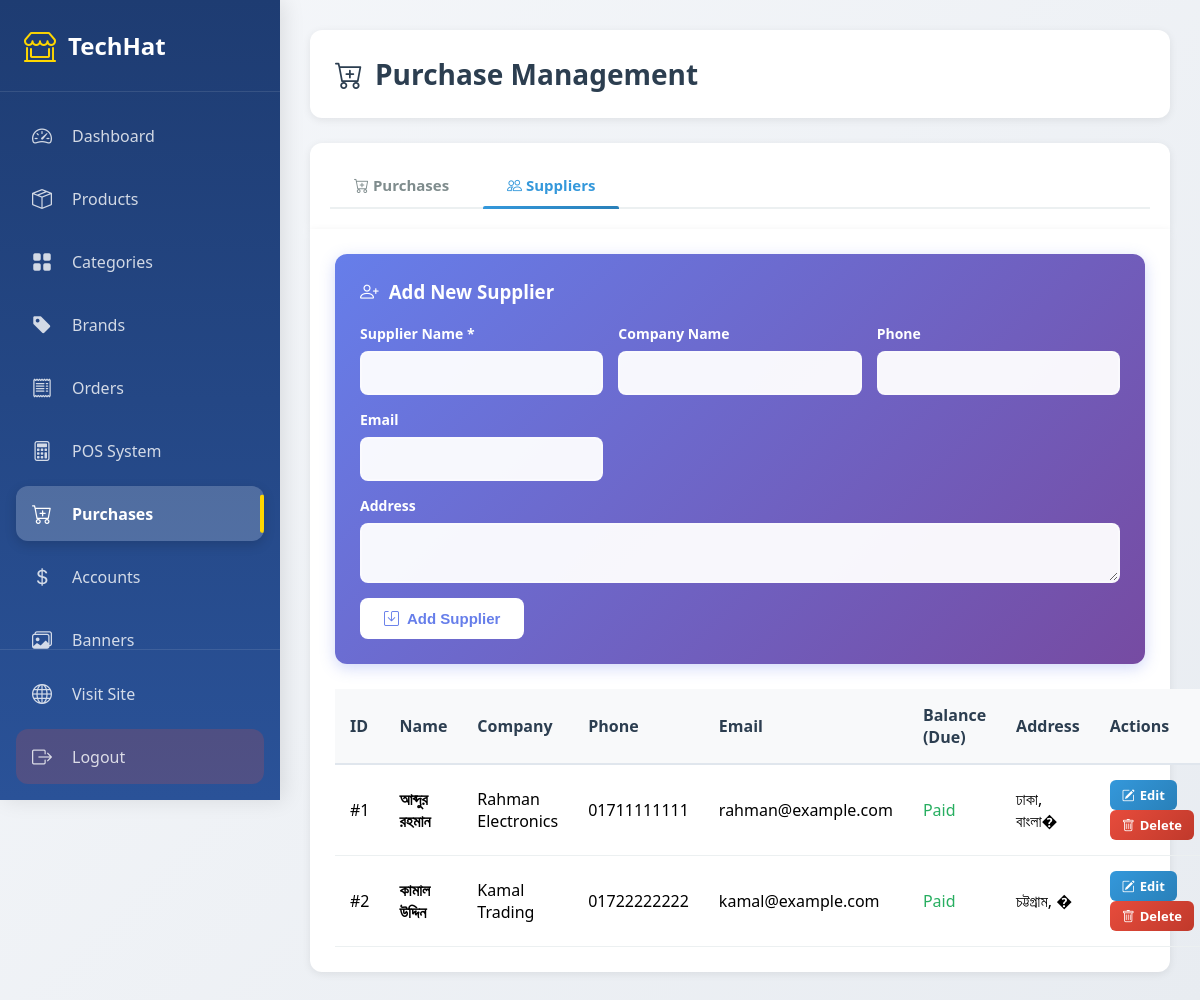
The app's page /admin/purchases.php?tab=suppliers (signed in) with its own data.
### tables this page shows
CREATE TABLE suppliers (
    id INT AUTO_INCREMENT PRIMARY KEY,
    name VARCHAR(150) NOT NULL,
    company_name VARCHAR(200),
    phone VARCHAR(20),
    email VARCHAR(100),
    address TEXT,
    balance DECIMAL(12, 2) DEFAULT 0.00,
    created_at TIMESTAMP DEFAULT CURRENT_TIMESTAMP
);

### admin/purchases.php (the view, shortened to what this page needs)
<?php
require_once '../core/auth.php';
$pdo->exec("SET NAMES utf8mb4");
$suppliers = $pdo->query("SELECT * FROM suppliers ORDER BY name ASC")->fetchAll();
$edit_supplier = null;
$active_tab = $_GET['tab'] ?? 'purchases';
?>
<!DOCTYPE html>
<html lang="bn">
<head>
    <link rel="stylesheet" href="https://cdn.jsdelivr.net/npm/bootstrap-icons@1.11.1/font/bootstrap-icons.css">
</head>
<body>
    <?php include 'partials/sidebar.php'; ?>
    <div class="admin-content">
        <div class="content">
            <div class="page-header">
                <h1>
                    <i class="bi bi-cart-plus"></i>
                    Purchase Management
                </h1>
            </div>
            <div class="tabs-container">
                <div class="tabs">
                    <a href="?tab=purchases" class="tab <?php echo $active_tab === 'purchases' ? 'active' : ''; ?>">
                        <i class="bi bi-cart-plus"></i> Purchases
                    </a>
                    <a href="?tab=suppliers" class="tab <?php echo $active_tab === 'suppliers' ? 'active' : ''; ?>">
                        <i class="bi bi-people"></i> Suppliers
                    </a>
                </div>
            </div>
            <div class="tab-content <?php echo $active_tab === 'suppliers' ? 'active' : ''; ?>">
                <div class="add-form">
                    <h3>
                        <i class="bi <?php echo $edit_supplier ? 'bi-pencil-square' : 'bi-person-plus'; ?>"></i>
                        <?php echo $edit_supplier ? 'Edit Supplier' : 'Add New Supplier'; ?>
                    </h3>
                    <form method="POST">
                        <div class="form-grid">
                            <div class="form-group">
                                <label>Supplier Name *</label>
                                <input type="text" name="supplier_name"
                                       value="<?php echo htmlspecialchars($edit_supplier['name'] ?? ''); ?>" required>
                            </div>
                            <div class="form-group">
                                <label>Company Name</label>
                                <input type="text" name="company_name"
                                       value="<?php echo htmlspecialchars($edit_supplier['company_name'] ?? ''); ?>">
                            </div>
                            <div class="form-group">
                                <label>Phone</label>
                                <input type="text" name="phone"
                                       value="<?php echo htmlspecialchars($edit_supplier['phone'] ?? ''); ?>">
                            </div>
                            <div class="form-group">
                                <label>Email</label>
                                <input type="email" name="email"
                                       value="<?php echo htmlspecialchars($edit_supplier['email'] ?? ''); ?>">
                            </div>
                            <div class="form-group full-width">
                                <label>Address</label>
                                <textarea name="address" rows="2"><?php echo htmlspecialchars($edit_supplier['address'] ?? ''); ?></textarea>
                            </div>
                        </div>
                        <div style="display: flex; gap: 10px;">
                            <button type="submit" name="<?php echo $edit_supplier ? 'edit_supplier' : 'add_supplier'; ?>" class="btn">
                                <i class="bi bi-save"></i> <?php echo $edit_supplier ? 'Update Supplier' : 'Add Supplier'; ?>
                            </button>
                        </div>
                    </form>
                </div>
                <?php if (empty($suppliers)): ?>
                    <div class="empty-state">
                        <i class="bi bi-inbox"></i>
                        <h3>No Suppliers Yet</h3>
                        <p>Add your first supplier above</p>
                    </div>
                <?php else: ?>
                    <table class="data-table">
                        <thead>
                            <tr>
                                <th>ID</th>
                                <th>Name</th>
                                <th>Company</th>
                                <th>Phone</th>
                                <th>Email</th>
                                <th>Balance (Due)</th>
                                <th>Address</th>
                                <th>Actions</th>
                            </tr>
                        </thead>
                        <tbody>
                            <?php foreach ($suppliers as $sup): ?>
                            <tr>
                                <td>#<?php echo $sup['id']; ?></td>
                                <td><strong><?php echo htmlspecialchars($sup['name']); ?></strong></td>
                                <td><?php echo htmlspecialchars($sup['company_name'] ?: 'N/A'); ?></td>
                                <td><?php echo htmlspecialchars($sup['phone'] ?: 'N/A'); ?></td>
                                <td><?php echo htmlspecialchars($sup['email'] ?: 'N/A'); ?></td>
                                <td>
                                    <?php if ($sup['balance'] > 0): ?>
                                        <span style="color: #e74c3c; font-weight: 600;">৳<?php echo number_format($sup['balance'], 2); ?></span>
                                    <?php else: ?>
                                        <span style="color: #27ae60;">Paid</span>
                                    <?php endif; ?>
                                </td>
                                <td><?php echo htmlspecialchars(substr($sup['address'] ?: '', 0, 30)); ?></td>
                                <td>
                                    <a href="?tab=suppliers&edit_supplier=<?php echo $sup['id']; ?>" class="btn-view btn-sm">
                                        <i class="bi bi-pencil-square"></i> Edit
                                    </a>
                                    <a href="?tab=suppliers&delete_supplier=<?php echo $sup['id']; ?>"
                                       class="btn-delete btn-sm"
                                       onclick="return confirm('Delete this supplier?')">
                                        <i class="bi bi-trash"></i> Delete
                                    </a>
                                </td>
                            </tr>
                            <?php endforeach; ?>
                        </tbody>
                    </table>
                <?php endif; ?>
            </div>
        </div>
    </div>
</body>
</html>

### admin/purchases.php (style rules this page uses)
* { margin: 0; padding: 0; box-sizing: border-box; }
body { font-family: 'Segoe UI', Tahoma, Geneva, Verdana, sans-serif; background: linear-gradient(135deg, #f5f7fa 0%, #e8ecf1 100%); min-height: 100vh; }
.admin-content { margin-left: 280px; transition: margin-left 0.3s; }
.content { padding: 30px; }
.page-header { background: white; padding: 25px; border-radius: 12px; margin-bottom: 25px; box-shadow: 0 2px 8px rgba(0, 0, 0, 0.08); }
.page-header h1 { margin: 0; font-size: 28px; color: #2c3e50; display: flex; align-items: center; gap: 12px; }
.tabs-container { background: white; padding: 20px; border-radius: 12px 12px 0 0; box-shadow: 0 2px 8px rgba(0, 0, 0, 0.08); margin-bottom: 0; }
.tabs { display: flex; gap: 10px; border-bottom: 2px solid #ecf0f1; }
.tab { padding: 12px 24px; background: none; border: none; color: #7f8c8d; font-size: 15px; font-weight: 600; cursor: pointer; transition: all 0.3s; position: relative; border-radius: 8px 8px 0 0; text-decoration: none; display: inline-block; }
.tab.active { color: #3498db; }
.tab.active::after { content: ''; position: absolute; bottom: -2px; left: 0; width: 100%; height: 3px; background: linear-gradient(90deg, #3498db 0%, #2980b9 100%); border-radius: 2px 2px 0 0; }
.tab-content { display: none; background: white; padding: 25px; border-radius: 0 0 12px 12px; box-shadow: 0 2px 8px rgba(0, 0, 0, 0.08); }
.tab-content.active { display: block; animation: fadeIn 0.3s ease; }
.add-form { background: linear-gradient(135deg, #667eea 0%, #764ba2 100%); padding: 25px; border-radius: 12px; margin-bottom: 25px; box-shadow: 0 4px 15px rgba(102, 126, 234, 0.3); }
.add-form h3 { color: white; margin-bottom: 20px; display: flex; align-items: center; gap: 10px; }
.form-grid { display: grid; grid-template-columns: repeat(auto-fit, minmax(200px, 1fr)); gap: 15px; margin-bottom: 15px; }
.form-group { display: flex; flex-direction: column; gap: 8px; }
.form-group label { color: white; font-weight: 600; font-size: 14px; }
.form-group input, .form-group select, .form-group textarea { padding: 12px 16px; border: 2px solid rgba(255, 255, 255, 0.3); border-radius: 8px; font-size: 14px; background: rgba(255, 255, 255, 0.95); transition: all 0.3s; }
.form-group.full-width { grid-column: 1 / -1; }
.btn { padding: 12px 24px; background: white; color: #667eea; border: none; border-radius: 8px; font-weight: 700; cursor: pointer; transition: all 0.3s; display: inline-flex; align-items: center; justify-content: center; gap: 8px; font-size: 15px; }
.btn-sm { padding: 6px 12px; font-size: 13px; }
.data-table { width: 100%; border-collapse: collapse; }
.data-table th { background: #f8f9fa; padding: 15px; text-align: left; font-weight: 600; color: #2c3e50; border-bottom: 2px solid #e0e6ed; }
.data-table td { padding: 15px; border-bottom: 1px solid #ecf0f1; }
.btn-delete { background: linear-gradient(135deg, #e74c3c 0%, #c0392b 100%); color: white; padding: 6px 12px; border-radius: 6px; text-decoration: none; font-size: 13px; font-weight: 600; display: inline-flex; align-items: center; gap: 5px; transition: all 0.3s; }
.btn-view { background: linear-gradient(135deg, #3498db 0%, #2980b9 100%); color: white; padding: 6px 12px; border-radius: 6px; text-decoration: none; font-size: 13px; font-weight: 600; display: inline-flex; align-items: center; gap: 5px; transition: all 0.3s; }

### admin/partials/sidebar.php (style rules this page uses)
.admin-content { margin-left: 280px; transition: margin-left 0.3s cubic-bezier(0.4, 0, 0.2, 1); }

### records on screen
suppliers: id "1", name "আব্দুর রহমান", company_name "Rahman Electronics", phone "01711111111", email "rahman@example.com", balance "Paid", address "ঢাকা, বাংলা�"
suppliers: id "2", name "কামাল উদ্দিন", company_name "Kamal Trading", phone "01722222222", email "kamal@example.com", balance "Paid", address "চট্টগ্রাম, �"

### other values on screen
$item['label'] "Dashboard"
$item['label'] "Products"
$item['label'] "Categories"
$item['label'] "Brands"
$item['label'] "Orders"
$item['label'] "POS System"
$item['label'] "Purchases"
$item['label'] "Accounts"
$item['label'] "Banners"
